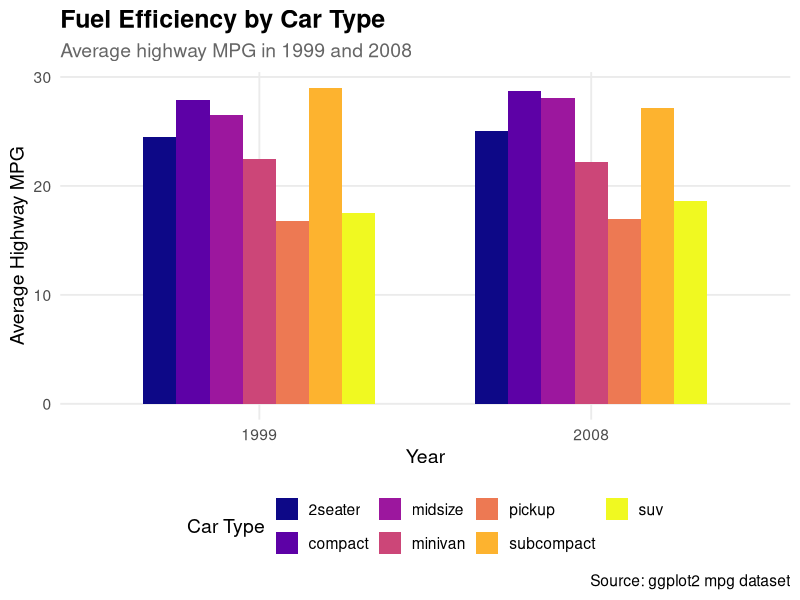

This chart was generated by the following R code:
## ---- chunk 1
#| message: false

library(tidyverse)
## ---- chunk 2
mpg |>
  group_by(year, class) |>
  summarize(avg_mpg = mean(hwy), .groups = "drop") |>
  ggplot(aes(x = factor(year), y = avg_mpg, fill = class)) +
  geom_col(position = "dodge", width = 0.7) +
  scale_fill_viridis_d(option = "plasma") +
  labs(
    title = "Fuel Efficiency by Car Type",
    subtitle = "Average highway MPG in 1999 and 2008",
    x = "Year",
    y = "Average Highway MPG",
    fill = "Car Type",
    caption = "Source: ggplot2 mpg dataset"
  ) +
  theme_minimal(base_size = 14) +
  theme(
    plot.title = element_text(face = "bold", size = 18),
    plot.subtitle = element_text(color = "gray40"),
    legend.position = "bottom",
    panel.grid.minor = element_blank()
  )
